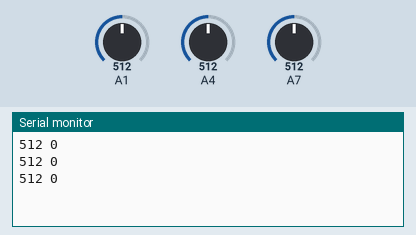
Bench run of a sketch on a simulated Arduino Nano, built with avr-gcc and run on an emulated ATmega328P. Parts: the last lines printed to the serial monitor. The test bench sets the inputs (shaded band); at power-on: A1 = 512, A7 = 512, A4 = 512.

Above: at 1.3 s.
1.4 s: A1 set to 716
At 1.9 s:
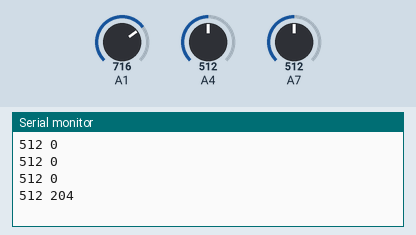
2.9 s: A7 set to 716
At 3.4 s:
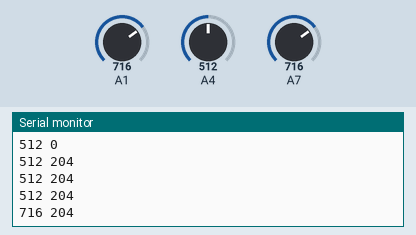
4.4 s: A4 set to 716
At 4.9 s:
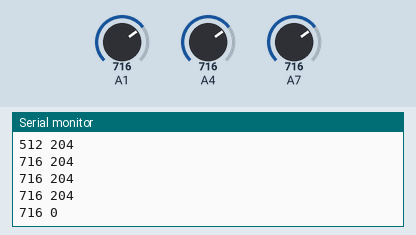
5.9 s: A1 set to 900
At 6.4 s:
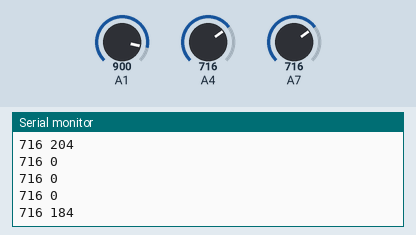
7.4 s: A7 set to 900
At 7.9 s:
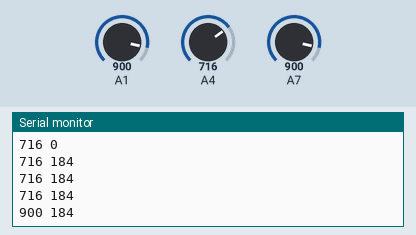
8.9 s: A4 set to 900
At 9.4 s:
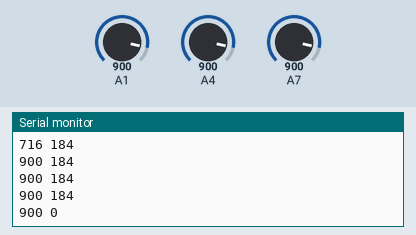
Timing chart, 0 to 11.4 s (numbered marks = the images above; inputs shaded):
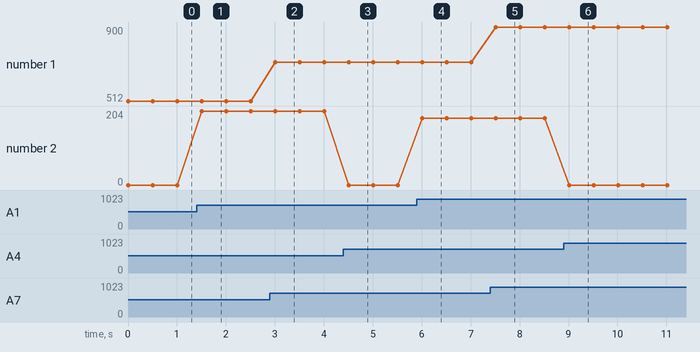

The sketch:

manual_voltage.ino
```cpp
int value3 = 0;
int value1 = 0;
int value2 = 0;
double voltage,voltage2;

void setup(){
  Serial.begin(9600);
}

void loop(){
  value1 = analogRead(A7);
  value2 = analogRead(A1);
  value3 = analogRead(A4);
  value2 = abs(value2-value3);
  Serial.print(value1);
  Serial.print(" ");
  Serial.println(value2);
  delay(500);
}
```

Measured:
- after the input at 1.4 s, the serial monitor: prints a new line after 0.10 s (image 1)
- after the input at 2.9 s, the serial monitor: prints a new line after 0.10 s (image 2)
- after the input at 4.4 s, the serial monitor: prints a new line after 0.11 s (image 3)
- after the input at 5.9 s, the serial monitor: prints a new line after 0.11 s (image 4)
- after the input at 7.4 s, the serial monitor: prints a new line after 0.11 s (image 5)
- after the input at 8.9 s, the serial monitor: prints a new line after 0.11 s (image 6)
- plotted number 1: 512 → 716 after the input at 2.9 s, 716 → 900 after the input at 7.4 s
- plotted number 2: 0 → 204 after the input at 1.4 s, 204 → 0 after the input at 4.4 s, 0 → 184 after the input at 5.9 s, 184 → 0 after the input at 8.9 s
